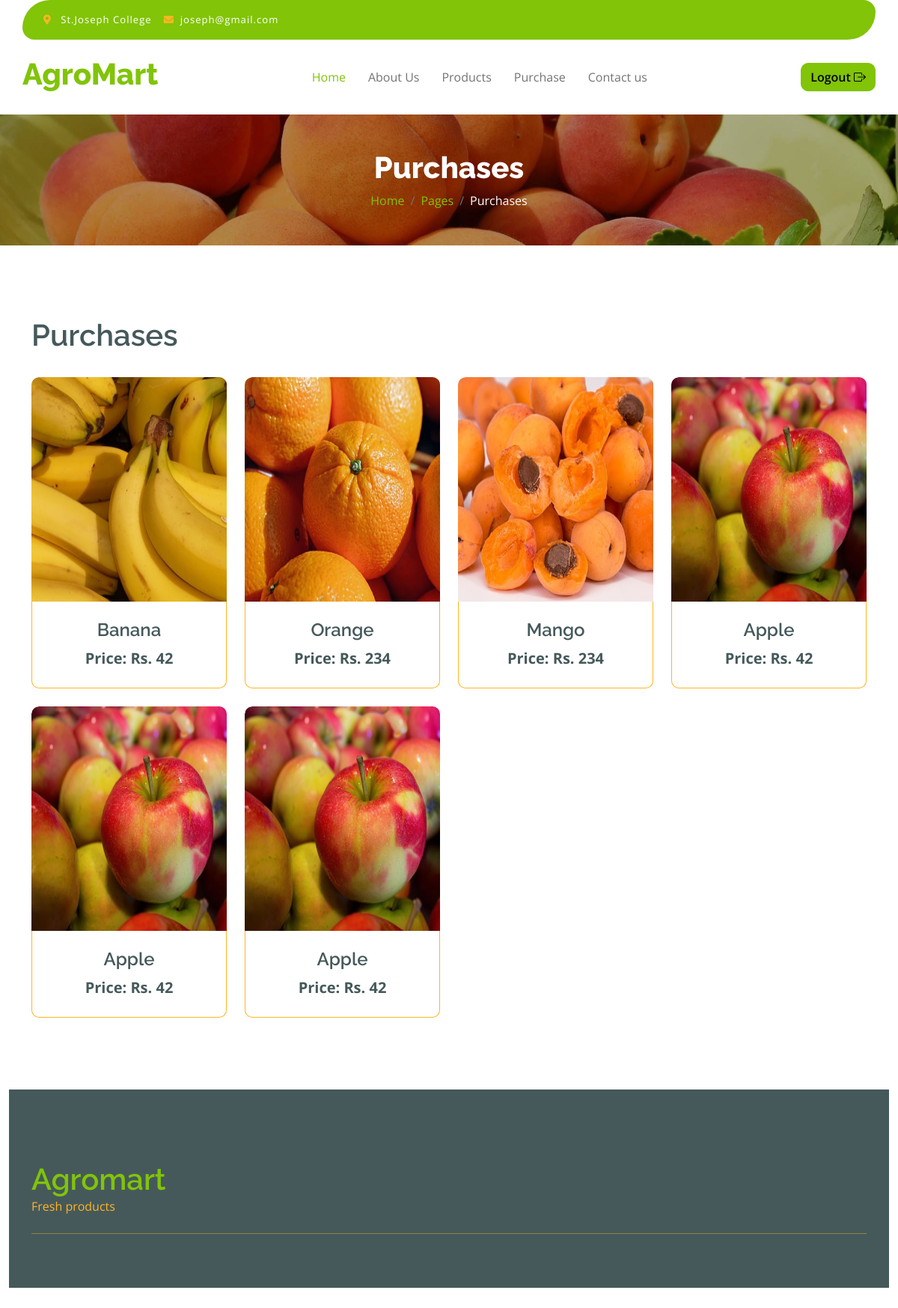
Screenshot of /view-purchase-user.php (signed in) with the database file from the repository.
### tables this page shows
CREATE TABLE `payment` (
  `id` int(10) NOT NULL,
  `userid` int(10) NOT NULL,
  `productid` int(10) NOT NULL,
  `payment_number` varchar(25) NOT NULL,
  `status` tinyint(1) NOT NULL,
  `date` datetime NOT NULL DEFAULT current_timestamp(),
  `price` varchar(15) DEFAULT NULL
);

CREATE TABLE `product` (
  `id` int(10) NOT NULL,
  `pname` varchar(50) NOT NULL,
  `description` text NOT NULL,
  `image` varchar(100) NOT NULL,
  `price` varchar(10) NOT NULL,
  `pricetype` varchar(50) NOT NULL,
  `date` datetime NOT NULL DEFAULT current_timestamp(),
  `status` tinyint(1) NOT NULL,
  `userid` int(10) NOT NULL,
  `categoryid` int(10) NOT NULL
);

### view-purchase-user.php (the view, shortened to what this page needs)
<?php
require_once 'include/config.php';
require_once 'include/header.php';
?>
<?php
$email = $_SESSION['email'];
$sql = "SELECT * FROM user WHERE email = '$email'";
$res = mysqli_query($conn, $sql);
if ($res) {
    if (mysqli_num_rows($res) > 0) {
        $row = mysqli_fetch_assoc($res);
        $userid = $row['id'];
    }
}
?>
<div class="container-fluid page-header py-5">
    <h1 class="text-center text-white display-6">Purchases</h1>
    <ol class="breadcrumb justify-content-center mb-0">
        <li class="breadcrumb-item"><a href="#">Home</a></li>
        <li class="breadcrumb-item"><a href="#">Pages</a></li>
        <li class="breadcrumb-item active text-white">Purchases</li>
    </ol>
</div>
        <div class="container-fluid fruite py-5">
            <div class="container py-5">
                <div class="tab-class text-center">
                    <div class="row g-4">
                        <div class="col-lg-4 text-start">
                            <h1>Purchases
                    </div>
                    <div class="tab-content">
                        <div id="tab-1" class="tab-pane fade show p-0 active">
                            <div class="row g-4">
                                <div class="col-lg-12">
                                    <div class="row g-4">
                                        <?php
                                        $sql = "SELECT p.pname, p.image, py.price, py.payment_number FROM payment py, product p WHERE p.id = py.productid AND py.status = 1 AND py.userid = '$userid'";
                                        $res = mysqli_query($conn, $sql);
                                        if (mysqli_num_rows($res) > 0) {
                                            while ($row = mysqli_fetch_array($res)) {
                                        ?>
                                        <div class="col-md-6 col-lg-4 col-xl-3">
                                            <div class="rounded position-relative fruite-item">
                                                <div class="fruite-img">
                                                    <img src="images/<?php echo $row['image']; ?>" class="rounded-top" style="width:300px; height:300px;" alt="">
                                                </div>
                                                <div class="p-4 border border-secondary border-top-0 rounded-bottom">
                                                    <h4><?php echo $row['pname']; ?></h4>
                                                    <div class="">
                                                        <p class="text-dark fs-5 fw-bold mb-0">Price: Rs. <?php echo $row['price']; ?></p>
                                                    </div>
                                                </div>
                                            </div>
                                        </div>
                                        <?php
                                            }
                                        }
                                        ?>
                                    </div>
                                </div>
                            </div>
                        </div>
                    </div>
                </div>
            </div>
        </div>
<?php
require_once 'include/footer.php';
?>

### css/style.css (style rules this page uses)
.page-header { position: relative; background: linear-gradient(rgba(0, 0, 0, 0.3), rgba(0, 0, 0, 0.3)), url(../img/cart-page-header-img.jpg); background-position: center center; background-repeat: no-repeat; background-size: cover; }
@media (min-width: 992px) { .hero-header, .page-header { margin-top: 152px !important; } }
.fruite .fruite-item { height: 100%; transition: 0.5s; }
.fruite .fruite-item .fruite-img { overflow: hidden; transition: 0.5s; border-radius: 10px 10px 0 0; }
.fruite .fruite-item .fruite-img img { transition: 0.5s; }

### rows the page displays
payment: productid.image (picture), productid.pname "Banana", price "42"
payment: productid.image (picture), productid.pname "Orange", price "234"
payment: productid.image (picture), productid.pname "Mango", price "234"
payment: productid.image (picture), productid.pname "Apple", price "42"
payment: productid.image (picture), productid.pname "Apple", price "42"
payment: productid.image (picture), productid.pname "Apple", price "42"
